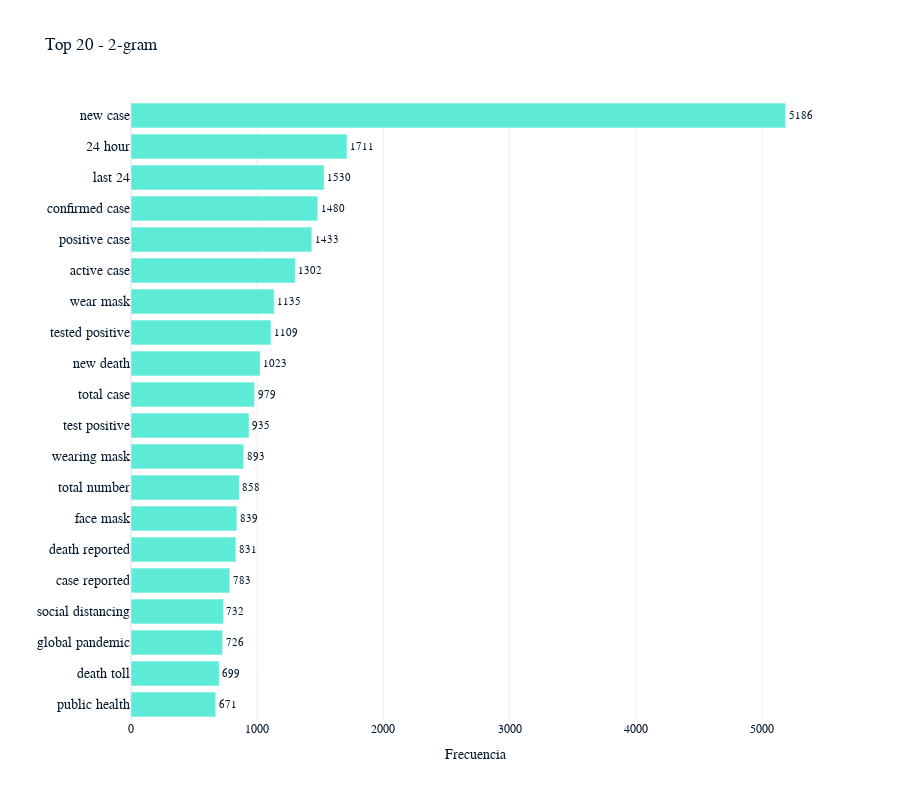

The notebook cell saved with this chart:
### Code cell
## -------------------------------------------- PARAMETERS --------------------------------------------
# n-grama size
n = 2
# Number of results to show
display = 20

## -------------------------------------------- PREPARE DATA --------------------------------------------

# n-gram creation
n_gram = create_ngrams(words ,n)

# Frerquency
n_counter = Counter(n_gram).most_common(display)[::-1]

# Split tokens and quantity
tokens, counts = zip(*n_counter)

## -------------------------------------------- VISUALIZE --------------------------------------------
fig = px.bar(y=tokens, x=counts, text=counts, labels={'x': 'Frecuencia', 'y': ''}, title=f'Top {display} - {n}-gram')
fig.update_xaxes(tickangle=0)

# Show the Plotly chart with data labels and a custom figure size
fig.update_traces(textposition='outside',textangle=0, marker=dict(color='#5DEBD7'),
                  textfont=dict(size=11)) # Rotate labels to 0°

# Set the figure size (width and height)
fig.update_layout(
       plot_bgcolor='white', width=900, height=800,
       yaxis_tickfont=dict(size=14))

fig.show()

### Figure 1 — Plotly figure (JSON) as saved in the notebook; plotly's stock layout.template omitted (floating-point values rounded to 4 significant figures)
{"data": [{"alignmentgroup": "True", "hovertemplate": "Frecuencia=%{x}<br>=%{y}<br>text=%{text}<extra></extra>", "legendgroup": "", "marker": {"color": "#5DEBD7", "pattern": {"shape": ""}}, "name": "", "offsetgroup": "", "orientation": "h", "showlegend": false, "text": [671, 699, 726, 732, 783, 831, 839, 858, 893, 935, 979, 1023, 1109, 1135, 1302, 1433, 1480, 1530, 1711, 5186], "textposition": "outside", "x": [671, 699, 726, 732, 783, 831, 839, 858, 893, 935, 979, 1023, 1109, 1135, 1302, 1433, 1480, 1530, 1711, 5186], "xaxis": "x", "y": ["public health", "death toll", "global pandemic", "social distancing", "case reported", "death reported", "face mask", "total number", "wearing mask", "test positive", "total case", "new death", "tested positive", "wear mask", "active case", "positive case", "confirmed case", "last 24", "24 hour", "new case"], "yaxis": "y", "type": "bar", "textfont": {"size": 11}, "textangle": 0}], "layout": {"xaxis": {"anchor": "y", "domain": [0, 1], "title": {"text": "Frecuencia"}, "tickangle": 0}, "yaxis": {"anchor": "x", "domain": [0, 1], "title": {"text": ""}, "tickfont": {"size": 14}}, "legend": {"tracegroupgap": 0}, "title": {"text": "Top 20 - 2-gram"}, "barmode": "relative", "plot_bgcolor": "white", "width": 900, "height": 800}}
